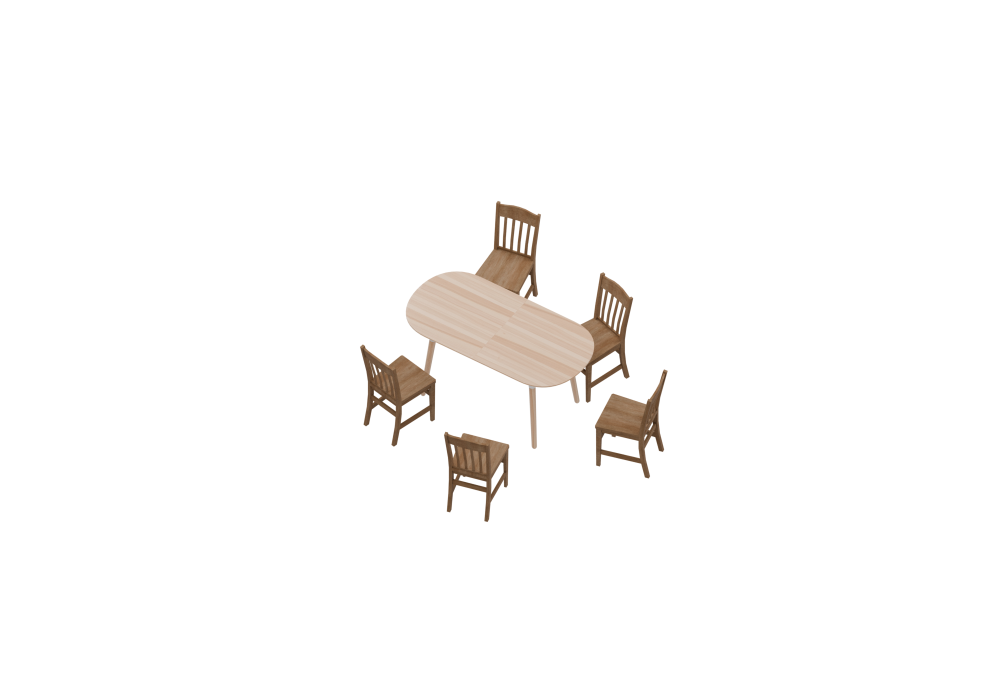
#> input picture figures/source/fig06_viewpoint_generation/polished_scene.png, 2000 x 1400 px (shown at 1/2 size)
$ python compose_polished.py
#> lines starting #> are read from the running program, lines starting #| are printed output that depends on the picture
from pathlib import Path
from PIL import Image,ImageDraw,ImageFont
import json,math
out=Path(__file__).resolve().parent
data=json.loads((out/'polished_projection.json').read_text())
#> (reads figures/source/fig06_viewpoint_generation/polished_projection.json from the repository)
S=2;im=Image.new('RGBA',(4000,2800),'white');d=ImageDraw.Draw(im)
#> after `im = Image.new('RGBA', (4000, 2800), 'white')`: im: PIL image 4000x2800 RGBA; every value is 255
ink='#243443';gray='#667888';teal='#007D91';red='#D5454D';purple='#D5454D'
def line(pts,fill,w=2):d.line([(round(x*S),round(y*S)) for x,y in pts],fill=fill,width=round(w*S),joint='curve')
def circle(p,r,fill,outline=None,w=1):
 x,y=p;d.ellipse(((x-r)*S,(y-r)*S,(x+r)*S,(y+r)*S),fill=fill,outline=outline,width=int(w*S))
def text(p,t,size=24,color=ink,bold=False):
 font='/usr/share/fonts/truetype/dejavu/DejaVuSans'+('-Bold' if bold else '')+'.ttf'
 d.text((p[0]*S,p[1]*S),t,font=ImageFont.truetype(font,size*S),fill=color)
# Uniform, restrained guide strokes behind the scene.
for ring in data['rings']:
 length=0
 for a,b in zip(ring,ring[1:]):
  seg=math.dist(a,b)
  if int(length/12)%2==0:line([a,b],'#A8B5BE',2.0)
  length+=seg
scene=Image.open(out/'polished_scene.png').convert('RGBA').resize(im.size,Image.Resampling.LANCZOS);im.alpha_composite(scene);d=ImageDraw.Draw(im)
# Flat candidate symbols with white rims, omit symbols competing with retained views.
for p in data['dots']:
 if min(math.dist(p,v['p']) for v in data['views'])<55:continue
 if any(math.dist(p,q)<32 for q in data['collisions']+data['occluded']):continue
 circle(p,10.5,gray,'white',2)
for v in data['views']:
 p=v['p'];cs=v['corners']
 for c in cs:line([p,c],teal,2.7)
 line(cs+[cs[0]],teal,2.7)
 circle(p,10,'white',teal,2.5);circle(p,5,teal)
# Red marks collision; yellow marks any geometric visibility loss.
for x,y in data['collisions']:
 for sign in [-1,1]:
  line([(x-17,y-sign*17),(x+17,y+sign*17)],red,8)
for x,y in data['occluded']:
 d.rectangle(((x-18)*S,(y-18)*S,(x+18)*S,(y+18)*S),outline='#D9AD45',width=5*S)
# No title, captions, guides, envelope, ray examples or legend in this version.
im.convert('RGB').resize((2000,1400),Image.Resampling.LANCZOS).save(out/'candidate_selection_polished.png')
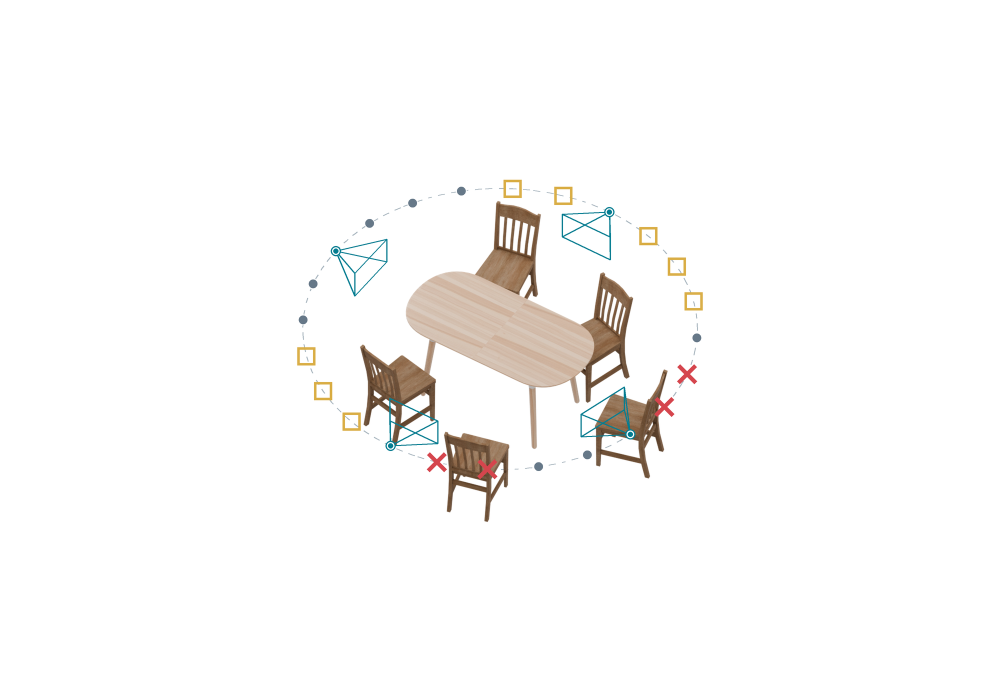
#> saved as candidate_selection_polished.png: PIL image 2000x1400 RGB (shown at 1/2 size); mean R, G, B 250.6, 249.5, 248.5
im.convert('RGB').save(out/'candidate_selection_polished.pdf',resolution=300)
